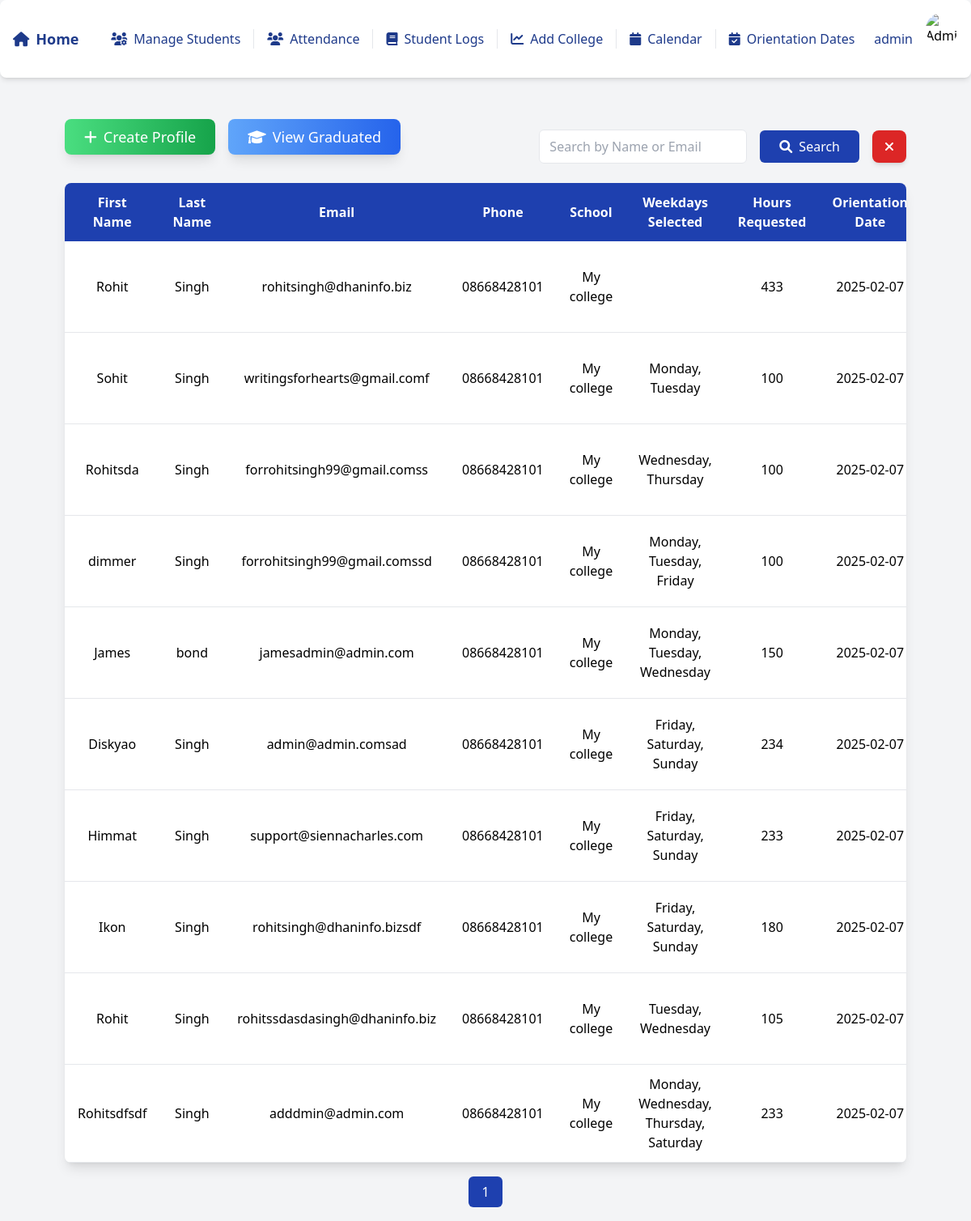
Page /?page=2&q=&orientation_date= (signed in) on the earlier database version.
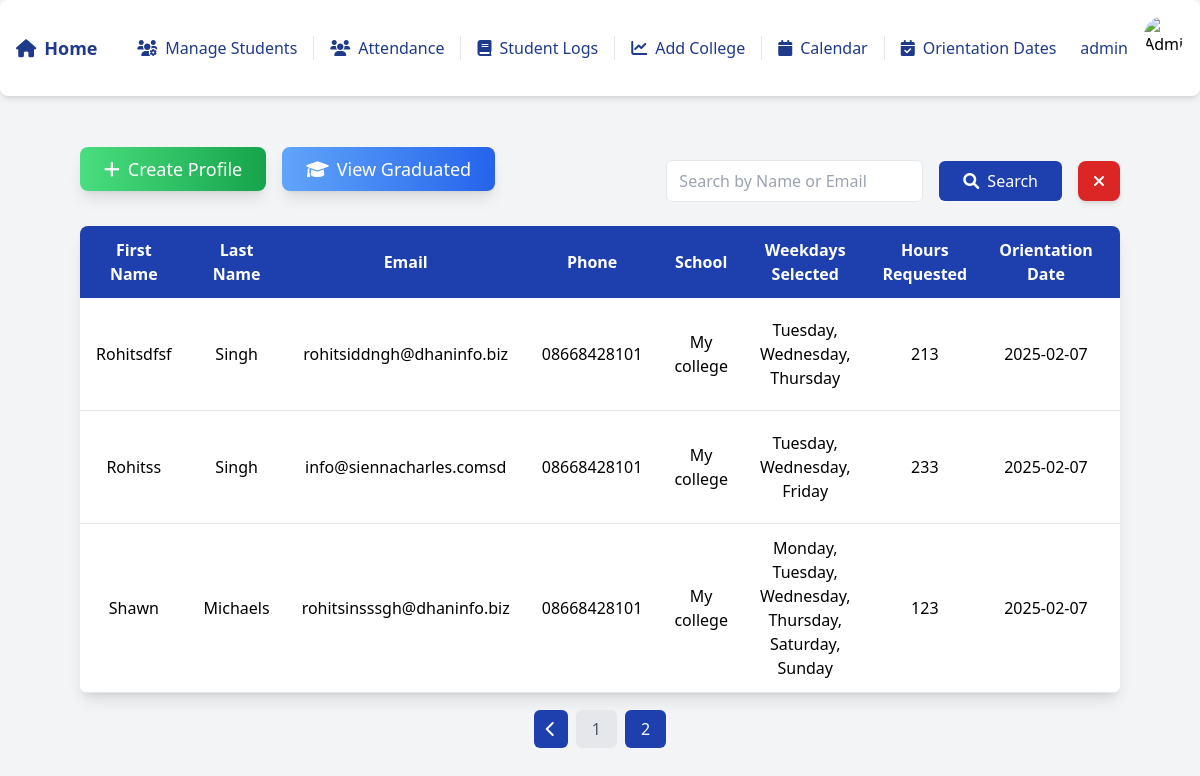
Same page on the later database version.
### students/models.py (models this page shows, shortened)
class StudentProfile(models.Model):
    SHIFT_CHOICES = [
        ('Weekdays', 'Weekdays'),
        ('Weekends', 'Weekends'),
    ]
    WEEKDAYS_CHOICES = [
        ('Monday', 'Monday'),
        ('Tuesday', 'Tuesday'),
        ('Wednesday', 'Wednesday'),
        ('Thursday', 'Thursday'),
        ('Friday', 'Friday'),
    ]
    first_name = models.CharField(max_length=100)
    last_name = models.CharField(max_length=100)
    phone = models.CharField(max_length=15, default='')
    email = models.EmailField(unique=True)
    school = models.CharField(max_length=100)
    college = models.ForeignKey(College, on_delete=models.SET_NULL, null=True, blank=True)
    lchaim_training_completed = models.BooleanField(default=False)
    police_check = models.BooleanField(default=False)
    med_docs = models.BooleanField(default=False)
    hours_requested = models.IntegerField(null=True)
    hours_completed = models.PositiveIntegerField(default=0)
    shift_requested = models.CharField(max_length=10, choices=SHIFT_CHOICES)
    weekdays_selected = models.TextField(blank=True)
    assigned_shift = models.ForeignKey(Shift, on_delete=models.SET_NULL, null=True, blank=True, related_name="students")
    start_date = models.DateField(null=True)
    end_date = models.DateField(null=True)
    lchaim_orientation_date = models.ForeignKey(OrientationDate, on_delete=models.SET_NULL, null=True, blank=True)
    skills_book_completed = models.BooleanField(default=False)
    comments = models.TextField(blank=True, null=True)
    status = models.CharField(
        max_length=10,
        choices=[('Training', 'Training'), ('Graduated', 'Graduated')],
        default='Training'
    )

class OrientationDate(models.Model):
    date = models.DateField(unique=True)
    description = models.CharField(max_length=255, blank=True, null=True)
    created_at = models.DateTimeField(auto_now_add=True)
    updated_at = models.DateTimeField(auto_now=True)
    def __str__(self):
        return self.date.strftime('%Y-%m-%d')

### students/views.py (the view, shortened to what this page needs)
# urls.py: path('', views.student_profile_list, name='student_profile_list'),
@login_required
def student_profile_list(request):
    query = request.GET.get('q', '')
    orientation_date = request.GET.get('orientation_date', '')
    profiles = StudentProfile.objects.all()
    if orientation_date:
        profiles = profiles.filter(lchaim_orientation_date=orientation_date)
    profiles = list(profiles)
    for profile in profiles:
        raw_data = profile.weekdays_selected
        if isinstance(raw_data, str) and raw_data.strip():
            try:
                weekdays_dict = json.loads(raw_data.replace("'", '"'))
                if isinstance(weekdays_dict, dict):
                    profile.weekdays_display = ", ".join(weekdays_dict.keys())
                else:
                    profile.weekdays_display = "Invalid data"
            except json.JSONDecodeError:
                profile.weekdays_display = "Invalid data"
        else:
            profile.weekdays_display = "No weekdays selected"
    paginator = Paginator(profiles, 10)
    page_number = request.GET.get('page', 1)
    page_obj = paginator.get_page(page_number)
    is_school_group = request.user.groups.filter(name='School').exists()
    is_admin = request.user.groups.filter(name='Admin').exists()
    return render(request, 'student_profile_list.html', {
        'page_obj': page_obj,
        'query': query,
        'orientation_date': orientation_date,
        'is_school_group': is_school_group,
        'is_admin': is_admin
    })

### students/templates/student_profile_list.html (shortened to what the changed rows need)
{% load static %}
<!DOCTYPE html>
<html lang="en">
<head>
    <script src="https://cdn.tailwindcss.com"></script>
    <link href="https://cdnjs.cloudflare.com/ajax/libs/font-awesome/5.15.4/css/all.min.css" rel="stylesheet">
</head>
<body class="bg-gray-100">
    {% include 'navbar.html' %}
    <div class="flex flex-col bg-gray-100 min-h-screen pt-24">
        <div class="px-6 lg:px-20 py-6">
            {% if is_school_group %}
            <div class="flex justify-center items-center mt-4 text-center">
                <a href="{% url 'create_student_profile' %}" class="bg-gradient-to-r from-green-400 to-green-600 text-white px-6 py-2 rounded-lg text-lg shadow-lg hover:from-green-500 hover:to-green-700 transition ease-in-out duration-200">
                    <i class="fas fa-plus mr-2"></i>Create Profile
                </a>
            </div>
            {% else %}
            <div class="bg-white shadow-lg rounded-lg mt-6 mx-auto overflow-x-auto">
                <table class="min-w-full table-auto border-collapse">
                    <thead class="bg-blue-800 text-white">
                        <tr>
                            <th class="px-4 py-3 text-center">First Name</th>
                            <th class="px-4 py-3 text-center">Last Name</th>
                            <th class="px-4 py-3 text-center">Email</th>
                            <th class="px-4 py-3 text-center">Phone</th>
                            <th class="px-4 py-3 text-center">School</th>
                            <th class="px-4 py-3 text-center">Weekdays Selected</th>
                            <th class="px-4 py-3 text-center">Hours Requested</th>
                            <th class="px-4 py-3 text-center">Orientation Date</th>
                            <th class="px-4 py-3 text-center">Start Date</th>
                        </tr>
                    </thead>
                    <tbody>
                        {% for profile in page_obj %}
                        <tr class="border-b hover:bg-gray-100 transition duration-200">
                            <td class="px-4 py-3 text-center">{{ profile.first_name }}</td>
                            <td class="px-4 py-3 text-center">{{ profile.last_name }}</td>
                            <td class="px-4 py-3 text-center">{{ profile.email }}</td>
                            <td class="px-4 py-3 text-center">{{ profile.phone }}</td>
                            <td class="px-4 py-3 text-center">{{ profile.school }}</td>
                            <td class="px-4 py-3 text-center">{{ profile.weekdays_display  }}</td>
                            <td class="px-4 py-3 text-center">{{ profile.hours_requested }}</td>
                            <td class="px-4 py-3 text-center">{{ profile.lchaim_orientation_date }}</td>
                            <td class="px-4 py-3 text-center">{{ profile.start_date }}</td>
                        </tr>
                        {% endfor %}
                    </tbody>
                </table>
            </div>
            <div class="mt-6 flex justify-center">
                <nav class="w-full">
                    <ul class="flex flex-wrap justify-center items-center gap-2">
                        {% if page_obj.has_previous %}
                        <li>
                            <a class="bg-blue-800 text-white px-3 py-2 rounded-md hover:bg-blue-900 transition duration-200" href="?page={{ page_obj.previous_page_number }}&q={{ query }}&orientation_date={{ orientation_date }}">
                                <i class="fas fa-chevron-left"></i>
                            </a>
                        </li>
                        {% endif %}
                        {% for num in page_obj.paginator.page_range %}
                        <li>
                            <a class="px-4 py-2 rounded-md {% if page_obj.number == num %}bg-blue-800 text-white{% else %}bg-gray-200 text-gray-600{% endif %} hover:bg-blue-800 hover:text-white transition duration-200" href="?page={{ num }}&q={{ query }}&orientation_date={{ orientation_date }}">
                                {{ num }}
                            </a>
                        </li>
                        {% endfor %}
                    </ul>
                </nav>
            </div>
            {% endif %}
        </div>
    </div>
</body>
</html>

Differences in the rows shown:
no longer on this page (row edited): StudentProfile: first_name "Rohit", last_name "Singh", email "rohitsingh@dhaninfo.biz", phone "08668428101", school "My college", hours_requested "433", lchaim_orientation_date "2025-02-07"
no longer on this page (row edited): StudentProfile: first_name "Sohit", last_name "Singh", email "writingsforhearts@gmail.comf", phone "08668428101", school "My college", weekdays_display "Monday, Tuesday", hours_requested "100", lchaim_orientation_date "2025-02-07"
no longer on this page (row unchanged): StudentProfile: first_name "Rohitsda", last_name "Singh", email "forrohitsingh99@gmail.comss", phone "08668428101", school "My college", weekdays_display "Wednesday, Thursday", hours_requested "100", lchaim_orientation_date "2025-02-07"
no longer on this page (row edited): StudentProfile: first_name "dimmer", last_name "Singh", email "forrohitsingh99@gmail.comssd", phone "08668428101", school "My college", weekdays_display "Monday, Tuesday, Friday", hours_requested "100", lchaim_orientation_date "2025-02-07"
no longer on this page (row edited): StudentProfile: first_name "James", last_name "bond", email "jamesadmin@admin.com", phone "08668428101", school "My college", weekdays_display "Monday, Tuesday, Wednesday", hours_requested "150", lchaim_orientation_date "2025-02-07"
no longer on this page (row edited): StudentProfile: first_name "Diskyao", last_name "Singh", email "admin@admin.comsad", phone "08668428101", school "My college", weekdays_display "Friday, Saturday, Sunday", hours_requested "234", lchaim_orientation_date "2025-02-07"
no longer on this page (row edited): StudentProfile: first_name "Himmat", last_name "Singh", email "support@siennacharles.com", phone "08668428101", school "My college", weekdays_display "Friday, Saturday, Sunday", hours_requested "233", lchaim_orientation_date "2025-02-07"
no longer on this page (row edited): StudentProfile: first_name "Ikon", last_name "Singh", email "rohitsingh@dhaninfo.bizsdf", phone "08668428101", school "My college", weekdays_display "Friday, Saturday, Sunday", hours_requested "180", lchaim_orientation_date "2025-02-07"
no longer on this page (row edited): StudentProfile: first_name "Rohit", last_name "Singh", email "rohitssdasdasingh@dhaninfo.biz", phone "08668428101", school "My college", weekdays_display "Tuesday, Wednesday", hours_requested "105", lchaim_orientation_date "2025-02-07"
no longer on this page (row edited): StudentProfile: first_name "Rohitsdfsdf", last_name "Singh", email "adddmin@admin.com", phone "08668428101", school "My college", weekdays_display "Monday, Wednesday, Thursday, Saturday", hours_requested "233", lchaim_orientation_date "2025-02-07"
added StudentProfile: first_name "Rohitsdfsf", last_name "Singh", email "rohitsiddngh@dhaninfo.biz", phone "08668428101", school "My college", weekdays_display "Tuesday, Wednesday, Thursday", hours_requested "213", lchaim_orientation_date "2025-02-07"
added StudentProfile: first_name "Rohitss", last_name "Singh", email "info@siennacharles.comsd", phone "08668428101", school "My college", weekdays_display "Tuesday, Wednesday, Friday", hours_requested "233", lchaim_orientation_date "2025-02-07"
added StudentProfile: first_name "Shawn", last_name "Michaels", email "rohitsinsssgh@dhaninfo.biz", phone "08668428101", school "My college", weekdays_display "Monday, Tuesday, Wednesday, Thursday, Saturday, Sunday", hours_requested "123", lchaim_orientation_date "2025-02-07"
Other differences:
new list line: "2"
